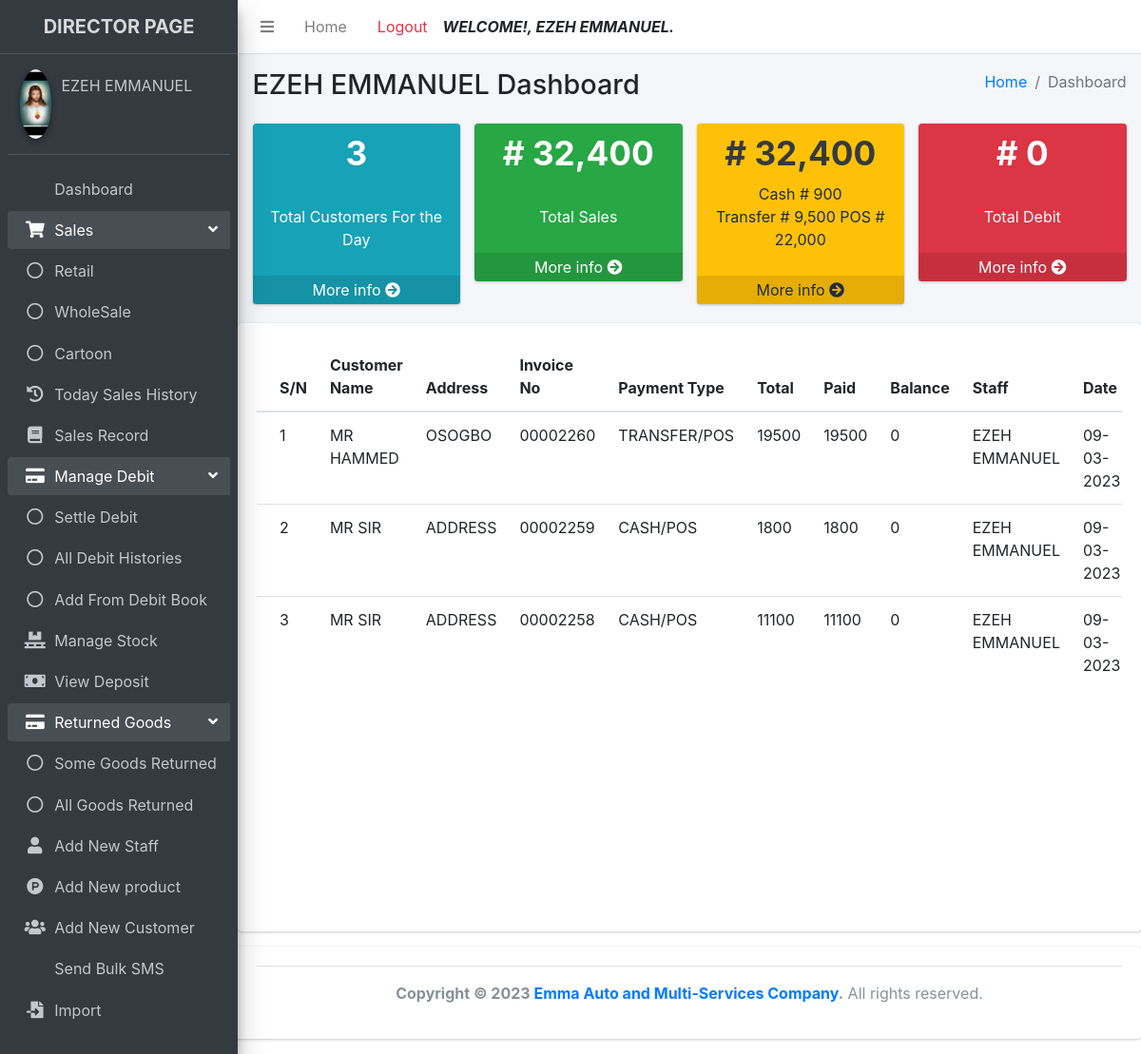
/director/dashboard.php (signed in), run on the app's committed database.
### tables this page shows
CREATE TABLE `registered` (
  `id` int(11) NOT NULL AUTO_INCREMENT,
  `firstname` varchar(255) NOT NULL,
  `lastname` varchar(255) NOT NULL,
  `username` varchar(255) NOT NULL,
  `password` varchar(255) NOT NULL,
  `role` varchar(10) NOT NULL,
  `passport` varchar(255) NOT NULL,
  `status` varchar(10) NOT NULL,
  `date_registered` timestamp NOT NULL DEFAULT current_timestamp(),
  PRIMARY KEY (`id`)
);

CREATE TABLE `sales` (
  `id` int(11) NOT NULL AUTO_INCREMENT,
  `customer_name` varchar(255) NOT NULL,
  `address` varchar(255) NOT NULL,
  `invoice_no` varchar(255) NOT NULL,
  `payment_type` varchar(255) NOT NULL,
  `customer_type` varchar(255) NOT NULL,
  `total` varchar(255) NOT NULL,
  `cash` varchar(255) NOT NULL,
  `transfer` varchar(255) NOT NULL,
  `pos` varchar(250) NOT NULL,
  `old_deposit` varchar(250) NOT NULL,
  `deposit` varchar(255) NOT NULL,
  `transport` varchar(250) NOT NULL,
  `balance` varchar(255) NOT NULL,
  `staff_name` varchar(255) NOT NULL,
  `date` varchar(255) NOT NULL,
  `username` varchar(255) NOT NULL,
  `bank` varchar(255) NOT NULL,
  PRIMARY KEY (`id`)
);

### director/dashboard.php (the view, shortened to what this page needs)
<?php
include "includes/header.php";
include "includes/navbar.php";
include "includes/sidebar.php";
$mod = new Model();
?>
<div class="content-header">
  <div class="container-fluid">
    <div class="row mb-2">
      <div class="col-sm-6">
        <h1 class="m-0"><?php echo $_SESSION["directorfullname"] ?> Dashboard</h1>
      </div>
      <div class="col-sm-6">
        <ol class="breadcrumb float-sm-right">
          <li class="breadcrumb-item"><a href="dashboard.php">Home</a></li>
          <li class="breadcrumb-item active">Dashboard</li>
        </ol>
      </div>
    </div>
  </div>
</div>
<section class="content">
  <div class="container-fluid">
    <div class="row">
      <div class="col-lg-3 col-6">
        <div class="small-box bg-info">
          <?php
          $select = $mod->countDashboardCustomer();
          $count = mysqli_fetch_array($select);
          ?>
          <div class="inner" style="text-align:center">
            <h3 class="text-white"><?php echo number_format($count['countcustomers']); ?></h3>
            <br>
            <p>Total Customers For the Day</p>
          </div>
          <a href="sales_history.php" class="small-box-footer">More info <i class="fas fa-arrow-circle-right"></i></a>
        </div>
      </div>
      <div class="col-lg-3 col-6">
        <div class="small-box bg-success">
          <div class="inner" style="text-align:center">
            <?php
            $select = $mod->showDashboardTotal();
            $total = mysqli_fetch_array($select);
            ?>
            <h3 class="text-white"># <?php echo number_format($total['sumTotal']) ?></h3>
            <br>
            <p>Total Sales</p>
          </div>
          <a href="sales_history.php" class="small-box-footer">More info <i class="fas fa-arrow-circle-right"></i></a>
        </div>
      </div>
      <div class="col-lg-3 col-6">
        <div class="small-box bg-warning">
          <div class="inner" style="text-align:center">
            <?php
            $select_credit = $mod->showDashboardCredit();
            $select_transfer = $mod->showDashboardTransfer();
            $select_pos = $mod->showDashboardPos();
            $select_cash = $mod->showDashboardCash();
            $sum_credit = mysqli_fetch_array($select_credit);
            $sum_cash = mysqli_fetch_array($select_cash);
            $sum_transfer = mysqli_fetch_array($select_transfer);
            $sum_pos = mysqli_fetch_array($select_pos);
            ?>
            <h3 class="text-dark"># <?php echo number_format($sum_credit['credit']) ?></h3>
            <p>
              Cash # <?php echo number_format($sum_cash['cash']) ?> <br> Transfer # <?php echo number_format($sum_transfer['transfer']) ?>
               POS # <?php echo number_format($sum_pos['sumPos']) ?>
            </p>
          </div>
          <a href="sales_history.php" class="small-box-footer">More info <i class="fas fa-arrow-circle-right"></i></a>
        </div>
      </div>
      <div class="col-lg-3 col-6">
        <div class="small-box bg-danger">
          <div class="inner" style="text-align:center">
            <?php
            $select = $mod->showDashboardDebit();
            $sum_debit = mysqli_fetch_array($select);
            ?>
            <h3 class="text-white"># <?php echo number_format($sum_debit['balance']) ?></h3>
            <br>
            <p>Total Debit</p>
          </div>
          <a href="settle_debit.php" class="small-box-footer">More info <i class="fas fa-arrow-circle-right"></i></a>
        </div>
      </div>
    </div>
  </div>
</section>
<div class="card">
  <div class="card-body">
    <div class="card-body table-responsive p-0 fixTableHead">
      <table class="table table-hover">
        <thead>
          <tr>
            <th>S/N </th>
            <th>Customer Name</th>
            <th>Address</th>
            <th>Invoice No</th>
            <th>Payment Type</th>
            <th>Total</th>
            <th>Paid</th>
            <th>Balance</th>
            <th>Staff</th>
            <th>Date</th>
          </tr>
        </thead>
        <tbody id="table">
          <?php
          $id = 0;
          $select = $mod->showDashboardSales();
          while ($row = mysqli_fetch_array($select)) { ?>
            <capital>
              <tr>
                <td style="text-transform:uppercase">
                  <?php echo ++$id ?>
                </td>
                <td style="text-transform:uppercase">
                  <?php echo $row['customer_name'] ?>
                </td>
                <td style="text-transform:uppercase">
                  <?php echo $row['address'] ?>
                </td>
                <td style="text-transform:uppercase">
                  <?php echo $row['invoice_no'] ?>
                </td>
                <td style="text-transform:uppercase">
                  <?php echo $row['payment_type'] ?>
                </td>
                <td style="text-transform:uppercase">
                  <?php echo $row['total'] ?>
                </td>
                <td style="text-transform:uppercase">
                  <?php echo $row['deposit'] ?>
                </td>
                <td style="text-transform:uppercase">
                  <?php echo $row['balance'] ?>
                </td>
                <td style="text-transform:uppercase">
                  <?php echo $row['staff_name'] ?>
                </td>
                <td style="text-transform:uppercase">
                  <?php echo $row['date'] ?>
                </td>
              </tr>
            </capital>
          <?php }
          ?>
        </tbody>
      </table>
    </div>
  </div>
</div>
<?php
include "includes/footer.php";
?>

### director/includes/sidebar.php (shortened to what this page needs)
<aside class="main-sidebar sidebar-dark-primary elevation-4">
  <a href="#" class="brand-link text-center">
    <span class="brand-text font-weight-bold">DIRECTOR PAGE</span>
  </a>
  <div class="sidebar">
    <div class="user-panel mt-3 pb-3 mb-3 d-flex">
      <div class="image">
        <img src="<?php $mod = new Model; $mod->displayPassport();?>" class="img-circle elevation-2">
      </div>
      <div class="info">
        <a href="#" class="d-block"><?php echo $_SESSION["directorfullname"]?></a>
      </div>
    </div>
    <nav class="mt-2">
      <ul class="nav nav-pills nav-sidebar flex-column" data-widget="treeview" role="menu" data-accordion="false">
        <li class="nav-item">
          <a href="dashboard.php" class="nav-link <?php if ($_SERVER['PHP_SELF'] == '/emma_auto_investment/director/dashboard.php'){ echo "active"; } ?> ">
             <p>
                Dashboard
            </p>
         </a>
       </li>
       <li class="nav-item has-treeview menu-open">
          <a href="#" class="nav-link <?php if (($_SERVER['PHP_SELF'] == '/emma_auto_investment/director/retail.php') OR ($_SERVER['PHP_SELF'] == '/emma_auto_investment/director/wholesale.php') OR ($_SERVER['PHP_SELF'] == '/emma_auto_investment/director/carton.php')){ echo "active"; } ?>">
            <i class="nav-icon fas fa-shopping-cart"></i>
            <p>
              Sales
              <i class="right fas fa-angle-left"></i>
            </p>
          </a>
          <ul class="nav nav-treeview">
            <li class="nav-item">
              <a href="retail.php" class="nav-link  <?php if ($_SERVER['PHP_SELF'] == '/emma_auto_investment/director/retail.php'){ echo "active"; } ?>">
                <i class="far fa-circle nav-icon"></i>
                <p>Retail</p>
              </a>
            </li>
            <li class="nav-item">
              <a href="wholesales.php" class="nav-link  <?php if ($_SERVER['PHP_SELF'] == '/emma_auto_investment/director/wholesales.php'){ echo "active"; } ?>">
                <i class="far fa-circle nav-icon"></i>
                <p>WholeSale</p>
              </a>
            </li>
            <li class="nav-item">
              <a href="cartoon.php" class="nav-link  <?php if ($_SERVER['PHP_SELF'] == '/emma_auto_investment/director/cartoon.php'){ echo "active"; } ?>">
                <i class="far fa-circle nav-icon"></i>
                <p>Cartoon</p>
              </a>
            </li>
          </ul>
        </li>
       <li class="nav-item">
          <a href="sales_history.php" class="nav-link <?php if ($_SERVER['PHP_SELF'] == '/emma_auto_investment/director/sales_history.php'){ echo "active"; } ?>">
            <i class="nav-icon fa fa-history"></i>
             <p>
               Today Sales History
            </p>
         </a>
     </li>
     <li class="nav-item">
          <a href="search_record.php" class="nav-link <?php if ($_SERVER['PHP_SELF'] == '/emma_auto_investment/director/search_record.php'){ echo "active"; } ?>">
            <i class="nav-icon fa fa-book"></i>
             <p>
                Sales Record
            </p>
         </a>
     </li>
     <li class="nav-item has-treeview menu-open">
          <a href="#" class="nav-link <?php if (($_SERVER['PHP_SELF'] == '/emma_auto_investment/director/settle_debit.php') OR ($_SERVER['PHP_SELF'] == '/emma_auto_investment/director/debit_history.php') OR ($_SERVER['PHP_SELF'] == '/emma_auto_investment/director/debit_book.php')){ echo "active"; } ?>">
            <i class="nav-icon fa fa-credit-card"></i>
            <p>
              Manage Debit
              <i class="right fas fa-angle-left"></i>
            </p>
          </a>
          <ul class="nav nav-treeview">
            <li class="nav-item">
              <a href="settle_debit.php" class="nav-link  <?php if ($_SERVER['PHP_SELF'] == '/emma_auto_investment/director/settle_debit.php'){ echo "active"; } ?>">
                <i class="far fa-circle nav-icon"></i>
                <p>Settle Debit</p>
              </a>
            </li>
            <li class="nav-item">
              <a href="debit_history.php" class="nav-link  <?php if ($_SERVER['PHP_SELF'] == '/emma_auto_investment/director/debit_history.php'){ echo "active"; } ?>">
                <i class="far fa-circle nav-icon"></i>
                <p>All Debit Histories</p>
              </a>
            </li>
            <li class="nav-item">
              <a href="debit_book.php" class="nav-link  <?php if ($_SERVER['PHP_SELF'] == '/emma_auto_investment/director/debit_book.php'){ echo "active"; } ?>">
                <i class="far fa-circle nav-icon"></i>
                <p>Add From Debit Book</p>
              </a>
            </li>
          </ul>
        </li>
       <li class="nav-item">
          <a href="stock.php" class="nav-link <?php if ($_SERVER['PHP_SELF'] == '/emma_auto_investment/director/stock.php'){ echo "active"; } ?>">
            <i class="nav-icon fa fa-pallet"></i>
             <p>
                Manage Stock
            </p>
         </a>
       </li>
       <li class="nav-item">
          <a href="show_deposit.php" class="nav-link <?php if ($_SERVER['PHP_SELF'] == '/emma_auto_investment/director/show_deposit.php'){ echo "active"; } ?>">
            <i class="nav-icon fa fa-money-bill"></i>
             <p>
                View Deposit
            </p>
         </a>
       </li>
       <li class="nav-item has-treeview menu-open">
          <a href="#" class="nav-link <?php if (($_SERVER['PHP_SELF'] == '/emma_auto_investment/director/return_goods.php') OR ($_SERVER['PHP_SELF'] == '/emma_auto_investment/director/return_each_goods.php')){ echo "active"; } ?>">
            <i class="nav-icon fa fa-credit-card"></i>
            <p>
            Returned Goods
              <i class="right fas fa-angle-left"></i>
            </p>
          </a>
          <ul class="nav nav-treeview">
          <li class="nav-item">
              <a href="return_each_goods.php" class="nav-link  <?php if ($_SERVER['PHP_SELF'] == '/emma_auto_investment/director/return_each_goods.php'){ echo "active"; } ?>">
                <i class="far fa-circle nav-icon"></i>
                <p>Some Goods Returned</p>
              </a>
            </li>
            <li class="nav-item">
              <a href="return_goods.php" class="nav-link  <?php if ($_SERVER['PHP_SELF'] == '/emma_auto_investment/director/return_goods.php'){ echo "active"; } ?>">
                <i class="far fa-circle nav-icon"></i>
                <p>All Goods Returned</p>
              </a>
            </li>
          </ul>
        </li>
        <li class="nav-item">
          <a href="add_new_user.php" class="nav-link <?php if ($_SERVER['PHP_SELF'] == '/emma_auto_investment/director/add_new_user.php'){ echo "active"; } ?>">
            <i class="nav-icon fas fa-user"></i>
             <p>
             Add New Staff
            </p>
         </a>
       </li>
       <li class="nav-item">
          <a href="add_new_product.php" class="nav-link  <?php if ($_SERVER['PHP_SELF'] == '/emma_auto_investment/director/add_new_product.php'){ echo "active"; } ?>">
            <i class="nav-icon fab fa-product-hunt"></i>
             <p>
               Add New product
            </p>
         </a>
       </li>
       <li class="nav-item">
          <a href="add_new_customer.php" class="nav-link <?php if ($_SERVER['PHP_SELF'] == '/emma_auto_investment/director/add_new_customer.php'){ echo "active"; } ?>">
            <i class="nav-icon fas fa-users"></i>
             <p>
             Add New Customer
            </p>
         </a>
       </li>
       <li class="nav-item">
          <a href="bulk_sms.php" class="nav-link <?php if ($_SERVER['PHP_SELF'] == '/emma_auto_investment/director/bulk_sms.php'){ echo "active"; } ?>">
             <p>
             Send Bulk SMS
            </p>
         </a>
       </li>
        <li class="nav-item">
          <a href="import.php" class="nav-link <?php if ($_SERVER['PHP_SELF'] == '/emma_auto_investment/director/import.php'){ echo "active"; } ?>">
            <i class="nav-icon fa fa-file-import"></i>
             <p>
                Import
            </p>
         </a>
       </li>
      </ul>
    </nav>
  </div>
</aside>
<div class="content-wrapper">

### director/includes/header.php (style rules this page uses)
h3 { color:blue; font-weight:bolder; }
.fixTableHead { height: 75vh; }
.fixTableHead thead th { position: sticky; top: 0; background-color:white; }

### data on the page
registered: passport (picture)
sales: customer_name "MR HAMMED", address "OSOGBO", invoice_no "00002260", payment_type "TRANSFER/POS", total "19500", deposit "19500", balance "0", staff_name "EZEH EMMANUEL", date "09-03-2023"
sales: customer_name "MR SIR", address "ADDRESS", invoice_no "00002259", payment_type "CASH/POS", total "1800", deposit "1800", balance "0", staff_name "EZEH EMMANUEL", date "09-03-2023"
sales: customer_name "MR SIR", address "ADDRESS", invoice_no "00002258", payment_type "CASH/POS", total "11100", deposit "11100", balance "0", staff_name "EZEH EMMANUEL", date "09-03-2023"

### other printed values
$_SESSION["directorfullname"] "EZEH EMMANUEL"
$count['countcustomers'] "3"
$total['sumTotal'] "32,400"
$sum_credit['credit'] "32,400"
$sum_cash['cash'] "900"
$sum_transfer['transfer'] "9,500"
$sum_pos['sumPos'] "22,000"
$sum_debit['balance'] "0"
